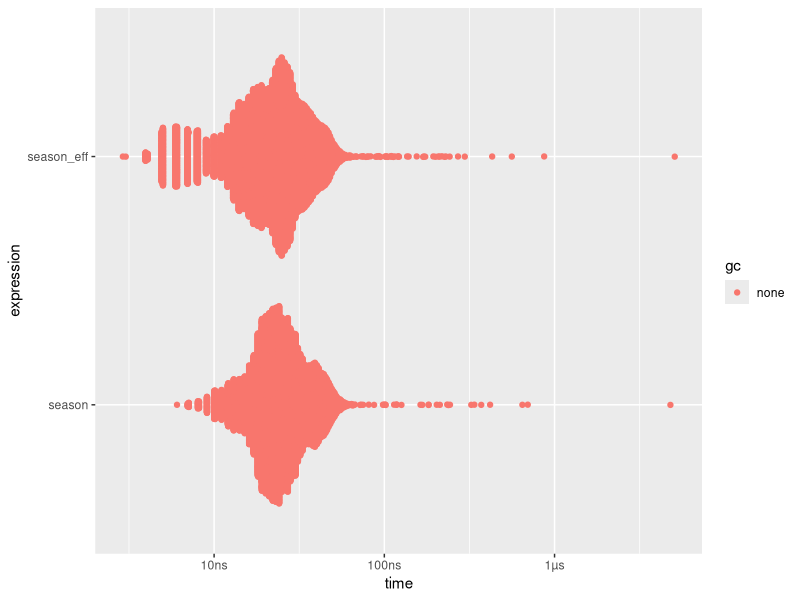
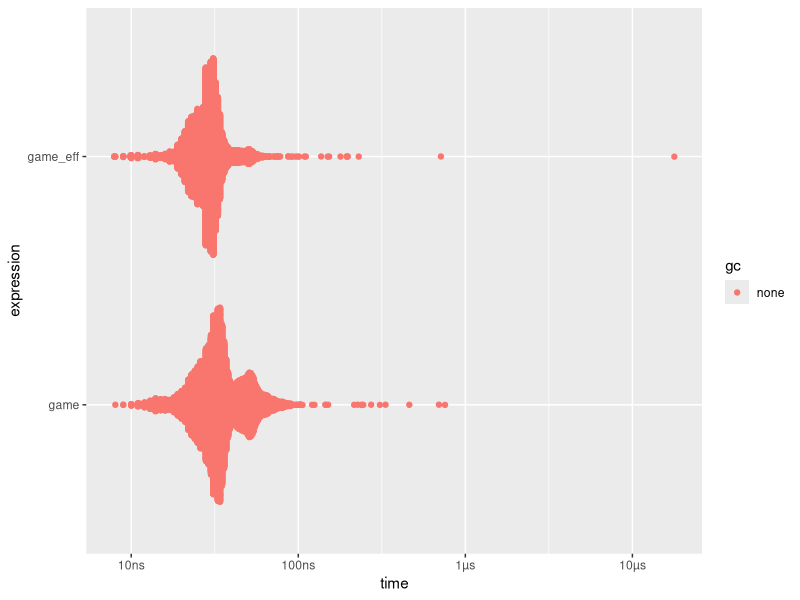

The R script that drew these images, in order:

### 6. game
game <- function() {
  first_inning   <- half_inning(starting_player = 1)
  ### the first player will always be player 1 (in the Padres case, Tatis Jr.)
  second_inning  <- half_inning(starting_player = next_player(first_inning$last_player))
  ### the initial player for the second inning will be the player who comes after
  ### the player who hit last in the first inning, which is what the function
  ### "next_player" computes
  third_inning   <- half_inning(starting_player = next_player(second_inning$last_player))
  ### and so on
  fourth_inning  <- half_inning(starting_player = next_player(third_inning$last_player))
  fifth_inning   <- half_inning(starting_player = next_player(fourth_inning$last_player))
  sixth_inning   <- half_inning(starting_player = next_player(fifth_inning$last_player))
  seventh_inning <- half_inning(starting_player = next_player(sixth_inning$last_player))
  eighth_inning  <- half_inning(starting_player = next_player(seventh_inning$last_player))
  nineth_inning  <- half_inning(starting_player = next_player(eighth_inning$last_player))
  
  total_game_runs <-
    first_inning$runs + second_inning$runs + third_inning$runs + fourth_inning$runs + fifth_inning$runs +
    sixth_inning$runs + seventh_inning$runs + eighth_inning$runs + nineth_inning$runs
  ### "total_game_runs" adds up all of the runs that the Padres scored each inning
  won <- 0
  ### initialize an empty list
  if (total_game_runs >= 6) {
    ### if the Padres scored 5 or more runs, they win the game
    won = 1
  } else if (total_game_runs == 5) {
    ### if the Padres score exactly 4 runs, they "win" 13% of the time
    ### as calculated by the binomial below
    won = rbinom(1, 1, 0.13)
  } else {
    ### if they score less than 4 runs, they lose the game
    won = 0
  }
  ### ultimately, game() returns a 1 if the Padres won and a
  ### 0 if they lost
  return(unlist(won))
}

### 6.5 game
game_eff <- function(n) {
  won <- rep(0, n)
  ### initialize an empty list
  for(i in 1:n){
    first_inning   <- half_inning(starting_player = 1)
    ### the first player will always be player 1 (in the Padres case, Tatis Jr.)
    second_inning  <- half_inning(starting_player = next_player(first_inning$last_player))
    ### the initial player for the second inning will be the player who comes after
    ### the player who hit last in the first inning, which is what the function
    ### "next_player" computes
    third_inning   <- half_inning(starting_player = next_player(second_inning$last_player))
    ### and so on
    fourth_inning  <- half_inning(starting_player = next_player(third_inning$last_player))
    fifth_inning   <- half_inning(starting_player = next_player(fourth_inning$last_player))
    sixth_inning   <- half_inning(starting_player = next_player(fifth_inning$last_player))
    seventh_inning <- half_inning(starting_player = next_player(sixth_inning$last_player))
    eighth_inning  <- half_inning(starting_player = next_player(seventh_inning$last_player))
    nineth_inning  <- half_inning(starting_player = next_player(eighth_inning$last_player))
    
    total_game_runs <-
      first_inning$runs + second_inning$runs + third_inning$runs + fourth_inning$runs + fifth_inning$runs +
      sixth_inning$runs + seventh_inning$runs + eighth_inning$runs + nineth_inning$runs
    ### "total_game_runs" adds up all of the runs that the Padres scored each inning
    
    if (total_game_runs >= 6) {
      ### if the Padres scored 5 or more runs, they win the game
      won[i] = 1
    } else if (total_game_runs == 5) {
      ### if the Padres score exactly 4 runs, they "win" 13% of the time
      ### as calculated by the binomial below
      won[i] = rbinom(1, 1, 0.13)
    } else {
      ### if they score less than 4 runs, they lose the game
      won[i] = 0
    }
  }
  ### ultimately, game() returns a 1 if the Padres won and a
  ### 0 if they lost
  return(unlist(won))
}

### 7. season
season <- function(){
  finalgamescore <- rep(0, 162)
  for(i in 1:162){
    ### save the result of game() in a vector names "finalgamescore"
    finalgamescore[i] <- game()
  }
  ### we sum up all of the values in the vector to get the total
  ### games won in a season
  return(sum(finalgamescore))
}

### 7.5 season 2.0

season_eff <- function(n = 162){
  sum(game_eff(n = n))
}

timings <- bench::mark(
  season = season,
  season_eff = season_eff,
  check = FALSE
)
timings
plot(timings)

timings2 <- bench::mark(
  game = game,
  game_eff = game_eff,
  check = FALSE
)
timings2
plot(timings2)
